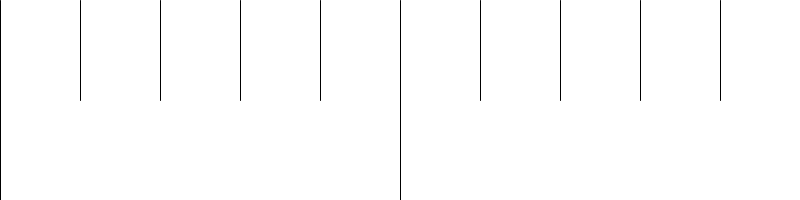
Frame 1 (no input)
Frame 60 (the mouse pressed at the canvas centre just before this capture): identical to frame 1, image omitted
Frame 120 (the mouse held since frame 60 and released just before this capture): identical to frame 1, image omitted

The Processing sketch that drew this single still picture (run headless with seeded random() and noise(); from frame 60 on, the mouse is pressed at the canvas centre):

// Processing sketch: drawing_scales_02
// ── drawing_scales_02.pde
int ticks = 11;

void setup() {  
  size(800, 200); 
  smooth();
}

void draw() {
  background(255);
  
  stroke(0);
  
  for (int i = 0; i < ticks; i++) {
    float x = map(i, 0, ticks - 1, 0, width);
    
    if (i % 5 == 0) { 
      line(x, 0, x, height); 
    } else {
      line(x, 0, x, height * 0.5);
    }
  }
}
